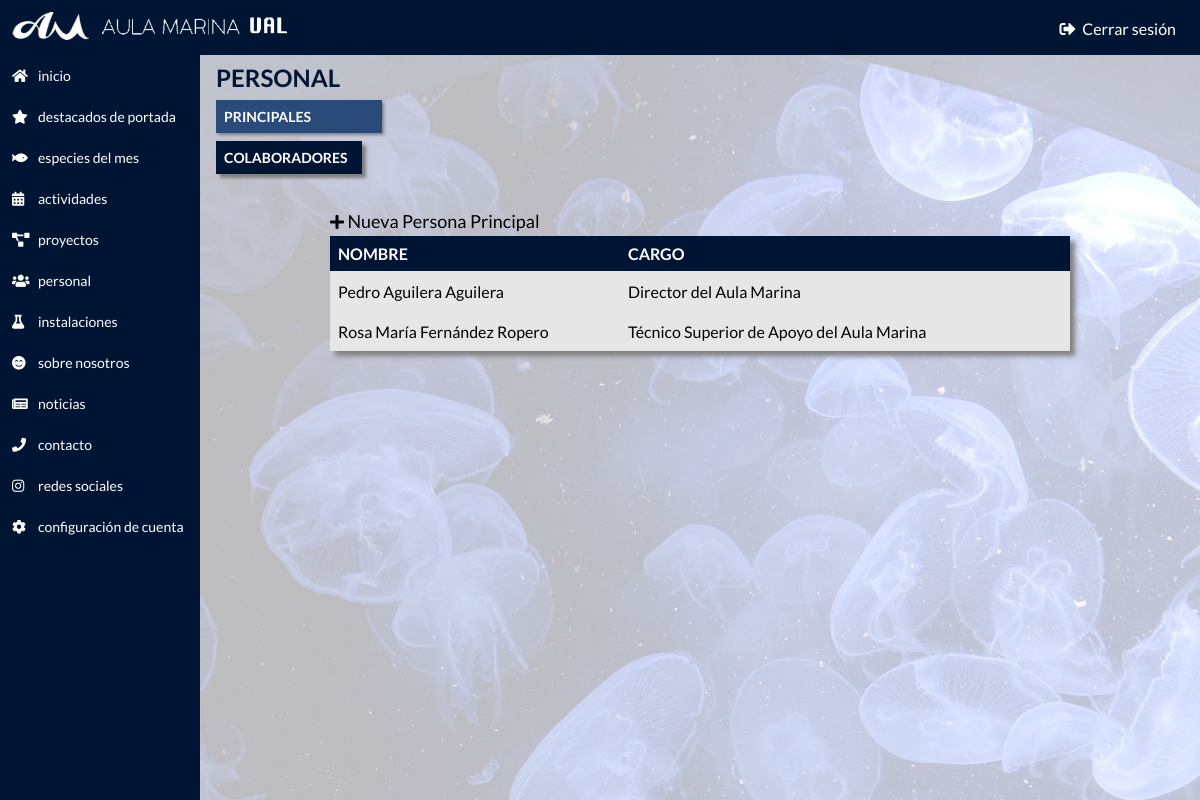
Page /9ku7d3cv/people.php (signed in) on the committed database.
### tables this page shows
CREATE TABLE people(
	id INT(11) PRIMARY KEY AUTO_INCREMENT,
	name VARCHAR(80),
    charge VARCHAR(300),
    en_charge VARCHAR(300),
	main BIT,
    img VARCHAR(2083),
    description TEXT,
    en_description TEXT

);

### php-functions/functions.php (called while the page is built, shortened)
<?php
$conn->query("SET NAMES 'utf8'");
function getPeople($main, &$result)
{
    global $conn;
    $sql = "SELECT * FROM people WHERE main='$main'";
    $rec = $conn->query($sql);
}

### 9ku7d3cv/people.php (the view, shortened to what this page needs)
<?php
include_once '../db/connection.php';
include '../php-functions/functions.php';
getPeople(1, $main);
?>
<!DOCTYPE html>
<html>
<head>
  <link rel="stylesheet" href="../css/admin.css">
  <link rel="stylesheet" href="https://use.fontawesome.com/releases/v5.5.0/css/all.css"
>
</head>
<body>
  <div class="wrapper-admin-bg"></div>
  <div class="wrapper-admin-inicio">
    <div class="wrapper-admin-top-side">
      <div class="top-nav">
        <div class="top-nav-content">
          <div class="top-nav-left">
            <a href="home.php">
              <img alt="Logo del Aula Marina" src="../res/aula-marina-logo2.png" />
            </a>
          </div>
          <div class="top-nav-right">
            <a href="logout.php"><i class="fas fa-sign-out-alt"></i> Cerrar sesión</a>
          </div>
        </div>
      </div>
    </div>
    <div class="left-nav">
      <a href="home.php"><i class="fas fa-home"></i><span>INICIO</span></a>
      <a href="featured.php"><i class="fas fa-star"></i><span>DESTACADOS DE PORTADA</span></a>
      <a href="species-of-the-month.php"><i class="fas fa-fish"></i><span>ESPECIES DEL MES</span></a>
      <a href="activities.php"><i class="fas fa-calendar-alt"></i><span>ACTIVIDADES</span></a>
      <a href="projects.php"><i class="fas fa-project-diagram"></i><span>PROYECTOS</span></a>
      <a href="people.php"><i class="fas fa-users"></i><span>PERSONAL</span></a>
      <a href="facilities.php"><i class="fas fa-flask"></i><span>INSTALACIONES</span></a>
      <a href="about-us.php"><i class="fas fa-smile-beam"></i><span>SOBRE NOSOTROS</span></a>
      <a href="news.php"><i class=" fas fa-newspaper"></i><span>NOTICIAS</span></a>
      <a href="contact.php"><i class="fas fa-phone"></i><span>CONTACTO</span></a>
      <a href="rrss.php"><i class="fab fa-instagram"></i><span>REDES SOCIALES</span></a>
      <a href="config.php"><i class="fas fa-cog"></i><span>CONFIGURACIÓN DE CUENTA</span></a>
    </div>
    <div class="wrapper-bot-side">
      <div class="content-admin">
        <span class="content-admin-title">PERSONAL
          <span class="content-nav active" onclick="showDiv(0, 'block', active(0))">PRINCIPALES</span>
          <span class="content-nav" onclick="showDiv(1, 'block', active(1))">COLABORADORES</span>
        </span>
        <div class="admin-content">
          <div class="tables">
            <div class="show-div">
              <div class="newTE" onclick="window.location='new-person.php?main=1'"><i class="fas fa-plus"></i><span> Nueva Persona Principal</span></div>
              <table>
                <thead>
                  <tr>
                    <th>NOMBRE</th>
                    <th>CARGO</th>
                    <th style="width:32px;text-align:center;"></th>
                  </tr>
                </thead>
                <tbody>
                  <?php
                  $len = count($main);
                  for ($i=0; $i < $len; $i++) {
                    $id      = $main[$i]->id;
                    $name    = $main[$i]->name;
                    $charge  = $main[$i]->charge;
                    echo "
                      <tr onclick='window.location=\"edit-person.php?id=$id\"'>
                          <td>$name</td>
                          <td>$charge</td>
                          <td class='table-open'><i class='fas fa-angle-right'></i></td>
                      </tr>
                    ";
                  }
                  ?>
                </tbody>
              </table>
            </div>
          </div>
        </div>
      </div>
    </div>
  </div>
</body>
</html>

### css/admin.css (style rules this page uses)
* { padding: 0px; margin: 0px; }
html, body { width: 100%; height: 100%; font-family: 'Lato', sans-serif; }
.wrapper-admin-bg { width: 100%; height: 100%; position: fixed; background-image: url("../res/min/admin.jpg"); background-size: cover; background-repeat: no-repeat; background-attachment: fixed; }
.wrapper-admin-inicio { height: 100%; -webkit-transition: all 1s; transition: all 1s; }
.top-nav { display: block; position: fixed; top: 0; width: 100%; background-color: #001534; z-index: 3; }
.top-nav-content { display: flex; justify-content: space-between; align-items: center; }
.top-nav-left img { padding: 12px; height: 28px; }
.top-nav-right a { vertical-align: middle; margin-right: 16px; padding: 8px; color: white; text-decoration: none; -webkit-transition: all 0.4s; transition: all 0.4s; }
.top-nav-right a i { margin-right: 4px; }
.wrapper-bot-side { position: absolute; width: 100%; height: 100%; }
.left-nav { background-color: #001534; width: 200px; position: fixed; top: 47px; bottom: 0; padding-top: 8px; z-index: 2; }
.left-nav a { display: flex; align-items: center; padding: 12px; font-size: 14px; color: white; text-decoration: none; -webkit-transition: all 0.2s; transition: all 0.2s; text-transform: lowercase; }
.left-nav i { width: 18px; margin-right: 8px; font-size: 14px; }
.content-admin { display: block; margin: 16px; margin-left: 216px; margin-top: 63px; }
.content-admin-title { display: block; color: #001534; font-weight: bold; font-size: 24px; margin-bottom: 32px; text-transform: uppercase; }
.content-nav { display: block; width: 130px; font-size: 14px; padding: 8px; background-color: #001534; color: white; cursor: pointer; margin-top: 8px; box-shadow: 4px 4px 3px grey; -webkit-transition: all 0.2s; transition: all 0.2s; }
.active { width: 150px; background-color: #2a4b7a; box-shadow: 2px 2px 3px grey; }
.admin-content { height: 100%; width: 740px; margin: 0 auto; }
.newTE { display: inline-block; padding: 4px 0px; -webkit-transition: all 0.2s; transition: all 0.2s; }
.newTE span { font-size: 18px; }
table { width: 100%; border-collapse: collapse; box-shadow: 5px 5px 5px grey; -webkit-transition: all 0.2s; transition: all 0.2s; }
table th, table td { text-align: left; padding: 8px; }
table th { background-color: #001534; color: white; }
table tbody tr { background-color: #e6e6e6; cursor: pointer; }

### rows in the picture
people: name "Pedro Aguilera Aguilera", charge "Director del Aula Marina"
people: name "Rosa María Fernández Ropero", charge "Técnico Superior de Apoyo del Aula Marina"
